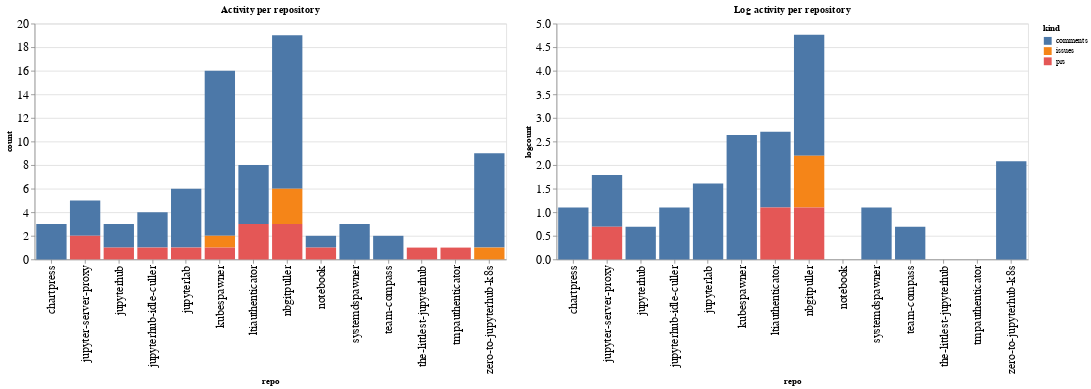

The cell this chart's notebook holds for it:
### Code cell
ch1 = alt.Chart(repo_summaries, width=600, title="Activity per repository").mark_bar().encode(
    x='repo',
    y='count',
    color='kind',
    tooltip="kind"
)

ch2 = alt.Chart(repo_summaries, width=600, title="Log activity per repository").mark_bar().encode(
    x='repo',
    y='logcount',
    color='kind',
    tooltip="kind"
)

ch1 | ch2

### Figure 1 — Vega-Lite specification as saved in the notebook (floating-point values rounded to 4 significant figures)
{"config": {"axisLeft": {"labelFontSize": 15}, "axisBottom": {"labelFontSize": 15}}, "hconcat": [{"mark": "bar", "encoding": {"color": {"type": "nominal", "field": "kind"}, "tooltip": {"type": "nominal", "field": "kind"}, "x": {"type": "nominal", "field": "repo"}, "y": {"type": "quantitative", "field": "count"}}, "title": "Activity per repository", "width": 600}, {"mark": "bar", "encoding": {"color": {"type": "nominal", "field": "kind"}, "tooltip": {"type": "nominal", "field": "kind"}, "x": {"type": "nominal", "field": "repo"}, "y": {"type": "quantitative", "field": "logcount"}}, "title": "Log activity per repository", "width": 600}], "data": {"name": "data-d9a3b970d47485bff6dc86688ab8c9e0"}, "$schema": "https://vega.github.io/schema/vega-lite/v4.8.1.json", "datasets": {"data-d9a3b970d47485bff6dc86688ab8c9e0": [{"repo": "chartpress", "kind": "comments", "count": 3, "logcount": 1.099}, {"repo": "jupyter-server-proxy", "kind": "comments", "count": 3, "logcount": 1.099}, {"repo": "jupyter-server-proxy", "kind": "prs", "count": 2, "logcount": 0.6931}, {"repo": "jupyterhub", "kind": "comments", "count": 2, "logcount": 0.6931}, {"repo": "jupyterhub", "kind": "prs", "count": 1, "logcount": 0.0}, {"repo": "jupyterhub-idle-culler", "kind": "comments", "count": 3, "logcount": 1.099}, {"repo": "jupyterhub-idle-culler", "kind": "prs", "count": 1, "logcount": 0.0}, {"repo": "jupyterlab", "kind": "comments", "count": 5, "logcount": 1.609}, {"repo": "jupyterlab", "kind": "prs", "count": 1, "logcount": 0.0}, {"repo": "kubespawner", "kind": "comments", "count": 14, "logcount": 2.639}, {"repo": "kubespawner", "kind": "issues", "count": 1, "logcount": 0.0}, {"repo": "kubespawner", "kind": "prs", "count": 1, "logcount": 0.0}, {"repo": "ltiauthenticator", "kind": "comments", "count": 5, "logcount": 1.609}, {"repo": "ltiauthenticator", "kind": "prs", "count": 3, "logcount": 1.099}, {"repo": "nbgitpuller", "kind": "comments", "count": 13, "logcount": 2.565}, {"repo": "nbgitpuller", "kind": "issues", "count": 3, "logcount": 1.099}, {"repo": "nbgitpuller", "kind": "prs", "count": 3, "logcount": 1.099}, {"repo": "notebook", "kind": "comments", "count": 1, "logcount": 0.0}, {"repo": "notebook", "kind": "prs", "count": 1, "logcount": 0.0}, {"repo": "systemdspawner", "kind": "comments", "count": 3, "logcount": 1.099}, {"repo": "team-compass", "kind": "comments", "count": 2, "logcount": 0.6931}, {"repo": "the-littlest-jupyterhub", "kind": "prs", "count": 1, "logcount": 0.0}, {"repo": "tmpauthenticator", "kind": "prs", "count": 1, "logcount": 0.0}, {"repo": "zero-to-jupyterhub-k8s", "kind": "comments", "count": 8, "logcount": 2.079}, {"repo": "zero-to-jupyterhub-k8s", "kind": "issues", "count": 1, "logcount": 0.0}]}}
